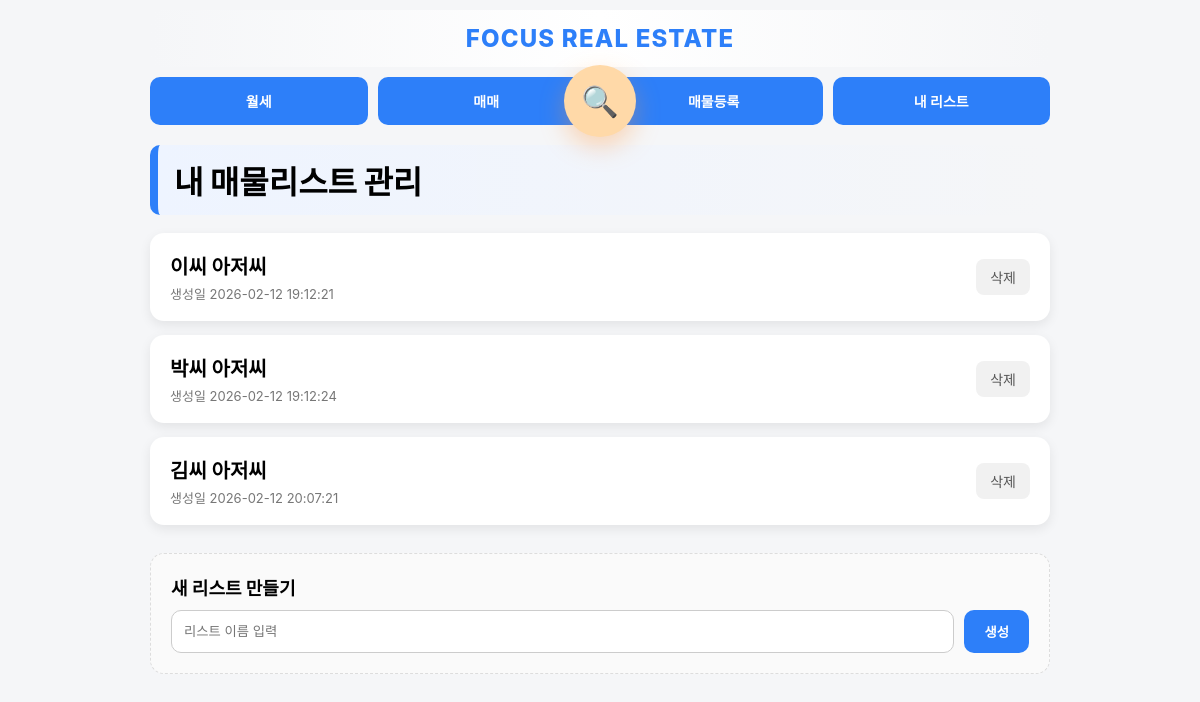
/collections (signed in), run on the app's committed database.
### app.py (models this page shows)
class Collection(db.Model):
    id = db.Column(db.Integer, primary_key=True)
    title = db.Column(db.String(200))
    memo = db.Column(db.String(200))
    created_at = db.Column(db.String(50))

### app.py (the view)
@app.route("/collections")
@login_required
def collections():
    lists = Collection.query.all()
    return render_template(
        "collections.html",
        lists=lists,
    )

### app.py (called while the page is built)
@login_manager.user_loader
def load_user(user_id):
    return User.query.get(int(user_id))

### templates/collections.html (shortened to what this page needs)
{% extends "base.html" %}
{% block content %}
<div class="section-title">내 매물리스트 관리</div>
<div class="list-container">
{% for c in lists %}
<div class="list-card" onclick="location.href='/collections/{{ c.id }}'">
    <div class="list-info">
        <div class="list-title">{{ c.title }}</div>
        <div class="list-date">생성일 {{ c.created_at }}</div>
    </div>
    <div class="list-actions">
        <a href="/collections/delete/{{ c.id }}"
           class="delete-btn"
           onclick="event.stopPropagation(); return confirm('리스트를 삭제할까요?')">
           삭제
        </a>
    </div>
</div>
{% endfor %}
</div>
<div class="new-list-card">
    <div class="new-title">새 리스트 만들기</div>
    <form method="POST" action="/collections/new" class="new-form">
        <input type="text" name="title" placeholder="리스트 이름 입력" required>
        <button type="submit">생성</button>
    </form>
</div>
{% endblock %}

### templates/base.html (style rules this page uses)
body { font-size: 14px; }
body { font-family: -apple-system, BlinkMacSystemFont, "Segoe UI", Roboto, sans-serif; margin: 0; padding: 0; background: #f5f6f8; }

### templates/collections.html (style rules this page uses)
.section-title { font-size: 32px; font-weight: 900; margin-bottom: 18px; padding: 12px 16px; border-radius: 10px; background: linear-gradient(to right, #eef4ff, transparent); border-left: 8px solid #2d7ff9; }
.list-container { display: flex; flex-direction: column; gap: 14px; }
.list-card { background: white; padding: 18px 20px; border-radius: 14px; box-shadow: 0 4px 12px rgba(0,0,0,0.08); display: flex; justify-content: space-between; align-items: center; }
.list-title { font-size: 20px; font-weight: bold; }
.list-date { font-size: 13px; color: #777; margin-top: 4px; }
.list-actions { display: flex; gap: 10px; }
.delete-btn { background: #f1f1f1; color: #555; padding: 8px 14px; border-radius: 8px; text-decoration: none; }
.new-list-card { margin-top: 28px; background: #fafafa; padding: 20px; border-radius: 14px; border: 1px dashed #ddd; }
.new-title { font-weight: bold; margin-bottom: 10px; font-size: 18px; }
.new-form { display: flex; gap: 10px; }
.new-form input { flex: 1; padding: 12px; border-radius: 10px; border: 1px solid #ccc; }
.new-form button { background: #2d7ff9; color: white; border: none; padding: 12px 20px; border-radius: 10px; font-weight: bold; cursor: pointer; }
.list-card { cursor: pointer; transition: 0.15s; }

### data on the page
Collection: title "이씨 아저씨", created_at "2026-02-12 19:12:21"
Collection: title "박씨 아저씨", created_at "2026-02-12 19:12:24"
Collection: title "김씨 아저씨", created_at "2026-02-12 20:07:21"
